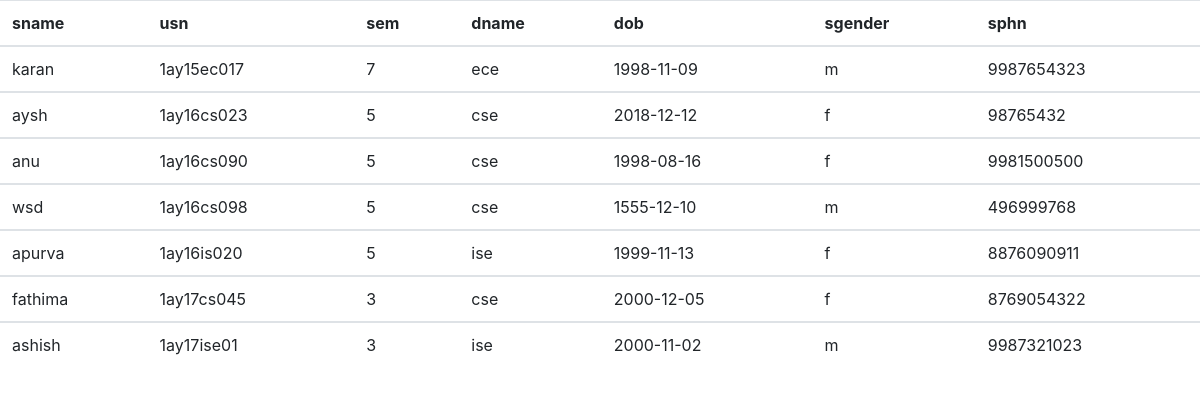
/php/trydisp.php, run on the app's committed database.
### tables this page shows
CREATE TABLE `student` (
  `sname` varchar(20) NOT NULL,
  `usn` varchar(10) NOT NULL,
  `sem` int(5) NOT NULL,
  `dname` varchar(10) NOT NULL,
  `dob` date NOT NULL,
  `sgender` varchar(5) NOT NULL,
  `sphn` bigint(15) NOT NULL
);

### php/trydisp.php (the view, shortened to what this page needs)
   <html>
   <head>
        <link rel="stylesheet" href="https://stackpath.bootstrapcdn.com/bootstrap/4.1.3/css/bootstrap.min.css">
    </head>
    <body>
    <?php
$conn = new mysqli("localhost","root","","college");
$pr = "SELECT * FROM student";
$results=$conn->query($pr);
        ?>
        <table class="table">
        <thead>
    <tr>
      <th scope="col">sname</th>
      <th scope="col">usn</th>
      <th scope="col">sem</th>
       <th scope="col">dname</th>
      <th scope="col">dob</th>
      <th scope="col">sgender</th>
       <th scope="col">sphn</th>
    </tr>
  </thead>
   <?php
while($row = $results->fetch_assoc())   {
    echo "
  <tbody>
  <tr>
      <td>".$row['sname']."</td>
      <td>".$row['usn']."</td>
      <td>".$row['sem']."</td>
      <td>".$row['dname']."</td>
      <td>".$row['dob']."</td>
      <td>".$row['sgender']."</td>
      <td>".$row['sphn']."</td>
   </tr>
   ";}
  echo "</tbody>
</table>";
?>

### data on the page
student: sname "karan", usn "1ay15ec017", sem "7", dname "ece", dob "1998-11-09", sgender "m", sphn "9987654323"
student: sname "aysh", usn "1ay16cs023", sem "5", dname "cse", dob "2018-12-12", sgender "f", sphn "98765432"
student: sname "anu", usn "1ay16cs090", sem "5", dname "cse", dob "1998-08-16", sgender "f", sphn "9981500500"
student: sname "wsd", usn "1ay16cs098", sem "5", dname "cse", dob "1555-12-10", sgender "m", sphn "496999768"
student: sname "apurva", usn "1ay16is020", sem "5", dname "ise", dob "1999-11-13", sgender "f", sphn "8876090911"
student: sname "fathima", usn "1ay17cs045", sem "3", dname "cse", dob "2000-12-05", sgender "f", sphn "8769054322"
student: sname "ashish", usn "1ay17ise01", sem "3", dname "ise", dob "2000-11-02", sgender "m", sphn "9987321023"
